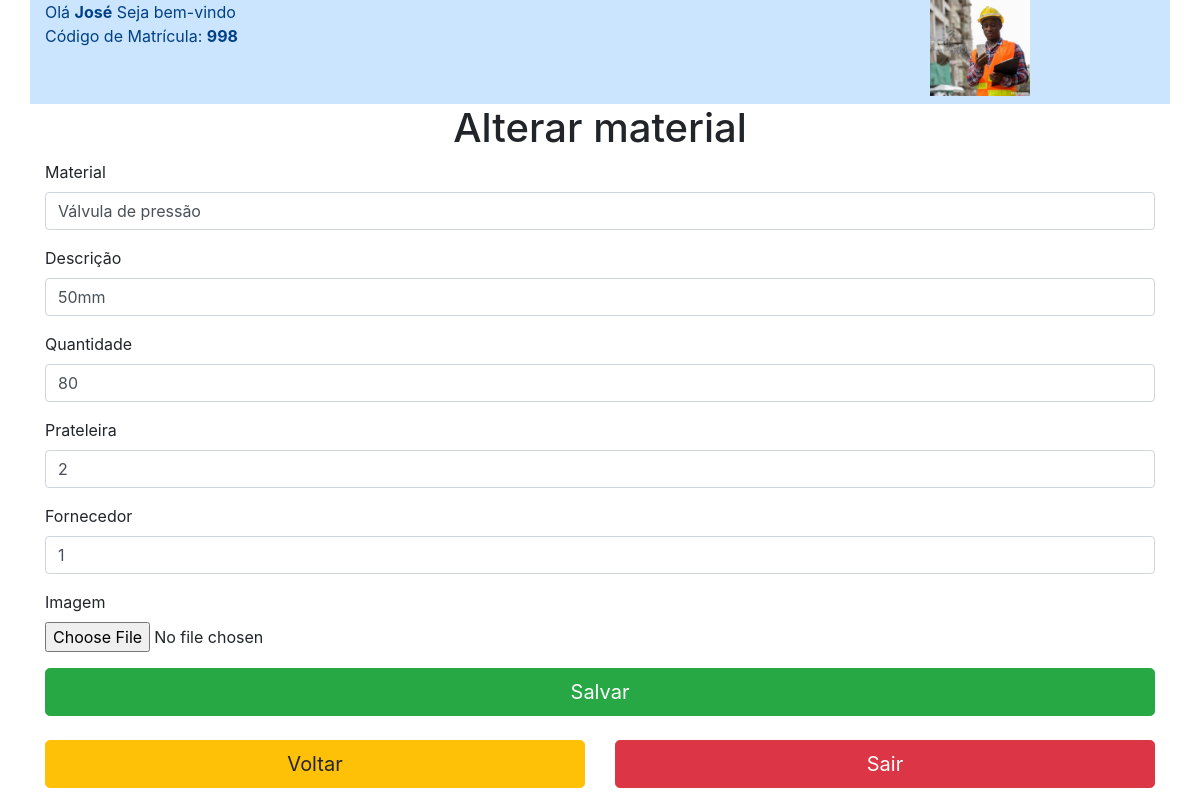
Screenshot of /editar.php?id=2 (signed in) with the database file from the repository.
### tables this page shows
CREATE TABLE `material` (
  `id_material` int(4) NOT NULL AUTO_INCREMENT,
  `nome_material` varchar(50) NOT NULL,
  `desc_material` varchar(300) NOT NULL,
  `qtde_estoque` int(11) DEFAULT NULL,
  `id_prat_fk` int(4) NOT NULL,
  `id_forn_fk` int(4) NOT NULL,
  `imagem` varchar(100) DEFAULT NULL,
  PRIMARY KEY (`id_material`),
  KEY `id_prat_fk` (`id_prat_fk`),
  KEY `id_forn_fk` (`id_forn_fk`),
  CONSTRAINT `MATERIAL_ibfk_1` FOREIGN KEY (`id_prat_fk`) REFERENCES `prateleira` (`id_prat`),
  CONSTRAINT `MATERIAL_ibfk_2` FOREIGN KEY (`id_forn_fk`) REFERENCES `fornecedor` (`id_forn`)
);

### App/Model/conexao.php (called while the page is built, shortened)
<?php
class Conexao{
	private static $instance;
	public static function getConn(){
		if(!isset(self::$instance)):
			self::$instance = new \PDO('mysql:host=localhost; dbname=db_ccmed; charset=utf8', 'root', '');
		endif;
		return self::$instance;
	}
}
 ?>

### App/Model/MaterialDao.php (called while the page is built, shortened)
<?php
class MaterialDao{
	public function editar_material(){
		$id = $_GET['id'];
		$sql = 'SELECT * FROM MATERIAL WHERE id_material = ?';
		$stmt = Conexao::getConn()->prepare($sql);
		$stmt->bindValue(1, $id);
		$stmt->execute();
		$resultado = $stmt->fetchAll(\PDO::FETCH_ASSOC);
		return $resultado;
	}
}
 ?>

### editar.php (the view, shortened to what this page needs)
<?php
$materialDao = new \App\Model\MaterialDao();
$FornecedorDao = new \App\Model\FornecedorDao;
$usuarioDao = new \App\Model\UsuarioDao;
foreach ($materialDao->editar_material() as $editar);
if (!isset($_SESSION['id_usuario'])) {
    session_destroy();
    header("location:login.php");
} else {
    echo
        $usuarioDao->mostrarSessao();
}
?>
<!DOCTYPE html>
<html lang="pt-br">
<head>
    <link rel="stylesheet" href="https://stackpath.bootstrapcdn.com/bootstrap/4.5.2/css/bootstrap.min.css">
    <link href="custom.css" rel="stylesheet">
</head>
<body>
    <div class="container">
        <div class="row">
            <div class="container" style="display: flex; align-items: center; justify-content: center">
                <h1 class="">Alterar material</h1>
            </div>
        </div>
    </div>
    <div class="container">
        <div class="row">
            <div class="col-sm-12">
                <form class="mb-" action="<?php $_SERVER['PHP_SELF']; ?>" method="POST" enctype="multipart/form-data">
                    <div class="form-group">
                        <label for="nome">Material</label>
                        <input type="text" class="form-control" id="nome" name="nome_material_edit" placeholder="Digite o nome do material" value="<?= $editar['nome_material']; ?>">
                    </div>
                    <div class="form-group">
                        <label for="descricao">Descrição</label>
                        <input type="text" class="form-control" name="desc_material_edit" placeholder="descricao" value="<?= $editar['desc_material']; ?>" required>
                    </div>
                    <div class="form-group">
                        <label for="descricao">Quantidade</label>
                        <input type="number" class="form-control" id="quantidade" name="qtde_estoque_edit" placeholder="Quantidade" value="<?= $editar['qtde_estoque']; ?>" pattern="[0-9]+$" min="1" required>
                    </div>
                    <div class="form-group">
                        <label for="descricao">Prateleira</label>
                        <input type="number" class="form-control" id="local" name="id_prat_fk_edit" placeholder="id prateleira" value="<?= $editar['id_prat_fk']; ?>" min="1" max="16" required>
                    </div>
                    <div class="form-group">
                        <?php
                        $array = $FornecedorDao->contar();
                        $max = implode(end($array));
                        ?>
                        <label for="descricao">Fornecedor</label>
                        <input type="number" class="form-control" id="local" name="id_forn_fk_edit" placeholder="id fornecedor" value="<?= $editar['id_forn_fk']; ?>" min="1" max="<?php echo $max; ?>" required>
                    </div>
                    <div class="form-group">
                        <label for="imagem">Imagem</label>
                        <input type="file" class="form-control-file" name="nome_imagem_edit">
                    </div>
                    <button type="submit" class="btn btn-success btn-block btn-lg mt-2" name="btnEditar">Salvar</button>
                </form>
            </div>
        </div>
    </div>
    <div class="container mt-2 mb-2">
		<div class="row">
			<div class="col-sm-6 col-6">
            <a href="index.php">
				<button  class="btn btn-warning btn-block btn-lg">Voltar</button>
            </a>
            </div>
            <div class="col-sm-6 col-6">
                <form action="<?php $_SERVER['PHP_SELF'];?>" method="post">
                    <input type="submit" name="btnSair" class="btn btn-danger btn-block btn-lg mb-2" value="Sair">
                </form>
                </div>
			</div>
		</div>
</body>

### rows the page displays
material: nome_material_edit "Válvula de pressão", desc_material_edit "50mm", qtde_estoque_edit "80", id_prat_fk_edit "2", id_forn_fk_edit "1"

### other values shown
$_SESSION['nome'] "José"
$_SESSION['matricula'] "998"
